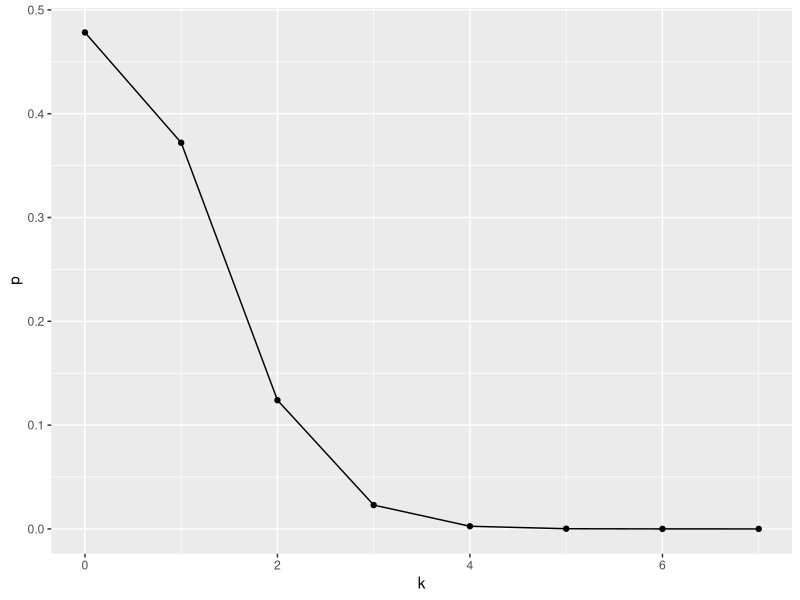
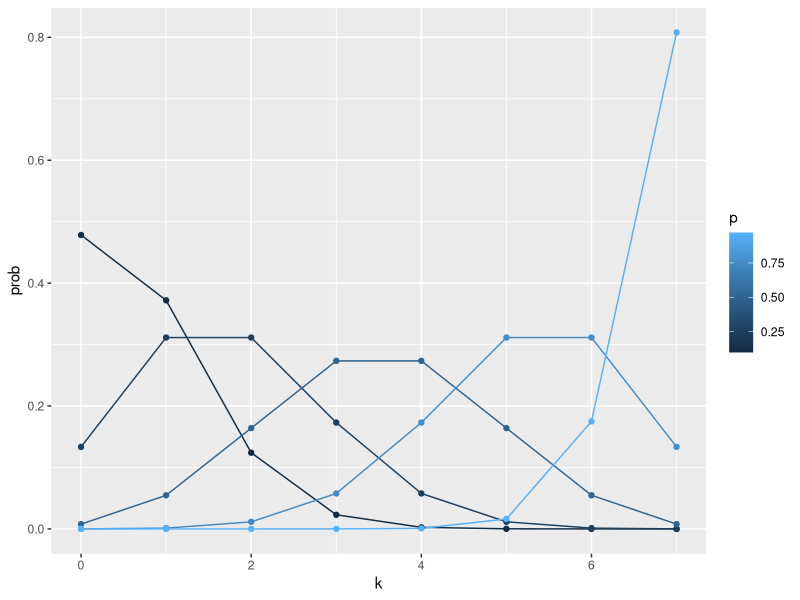
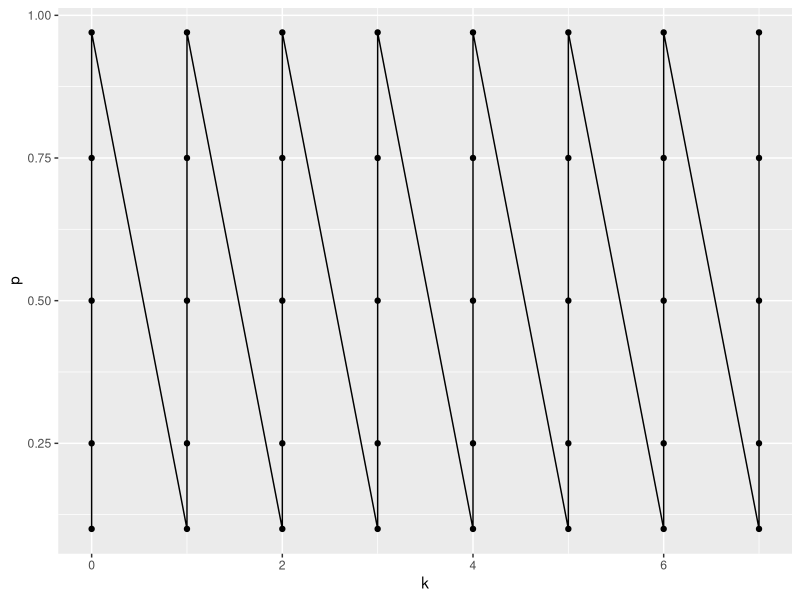
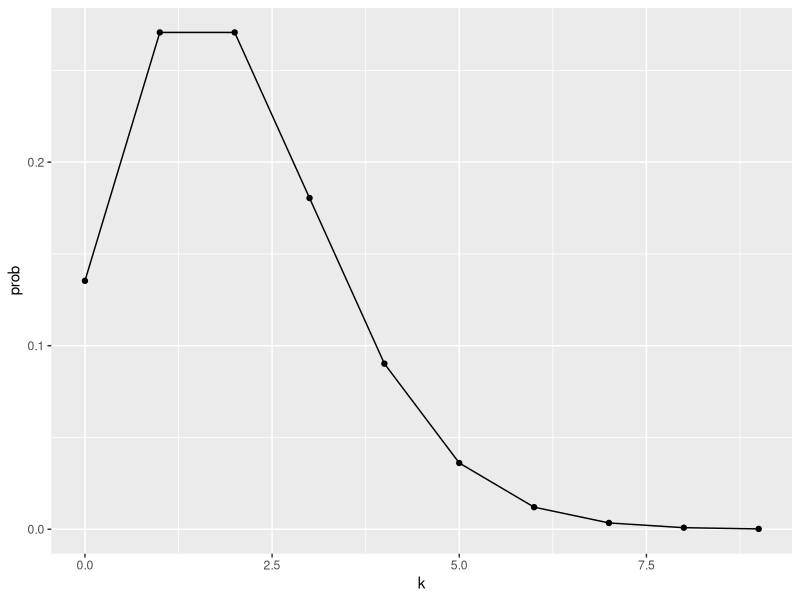
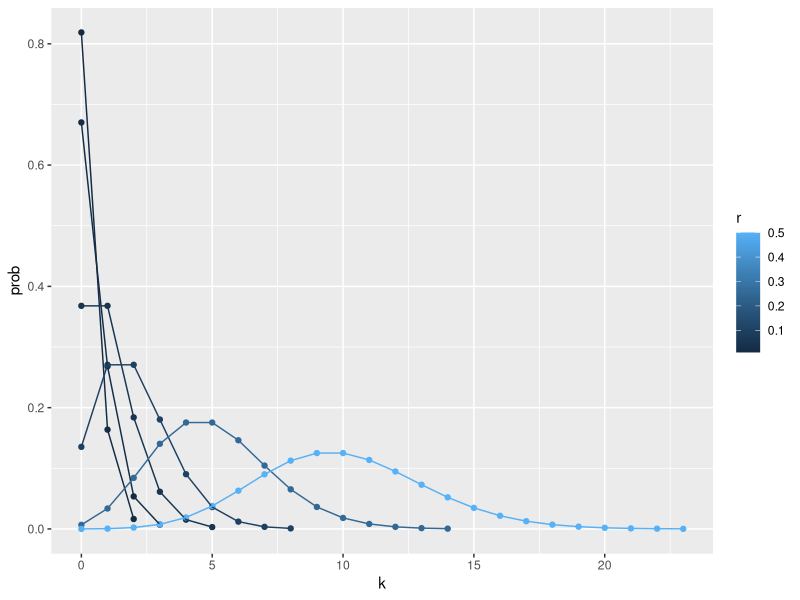

Recreate these plots in R, in order. (Note: this script raises an error after producing the figures.)
## ---- chunk 1
library(dplyr)
library(ggplot2)
## ---- chunk 2
p <- 0.1
N <- 7

k_vec <- 0:N # create vector of k values
prob <- rep(NA, length(k_vec)) # create (currently empty) vector to store probability values

for (i in seq_along(k_vec)) {
  k <- k_vec[i]
  prob[i] <- ifelse(k == 0,
                    (1 - p)^N, # using equation 3.47 for when k=0
                    (N - k + 1)/(k) * (p)/(1 - p) * prob[i-1]) # when k>1, p(k,N) is based of p(k-1,N) using equation 3.48
}
binomial_df <- data.frame(k = k_vec, p = prob)
                      
ggplot(binomial_df, aes(x = k, y = p)) +
  geom_line() +
  geom_point()
## ---- chunk 3
N <- 7
p_vals <- c(0.1, 0.25, 0.5, 0.75, .97)

binomial_df2 <- data.frame(k = rep(0:N, times = length(p_vals)),
                     p = rep(p_vals, each = N + 1)) %>%
  mutate(prob = ifelse(k == 0,
                      (1 - p)^N, 
                      choose(N, k) * p^k * (1 - p)^(N - k))) # using equation 3.44 instead of 3.47 because we are not basing p(k,N) on p(k-1,N)
                      
ggplot(binomial_df2, aes(x = k, y = prob, color = p)) +
  geom_line(aes(group = p)) +
  geom_point()
## ---- chunk 4
k <- 1:7
k <- as.data.frame(k)

binomial_df3 <- as.data.frame(apply(k, 2, dbinom, size=7, prob=0.1)) %>% select(p=k) %>% cbind(k) %>% select(k,p)
# still need to bind row with p(0,k)

ggplot(binomial_df2, aes(x = k, y = p)) +
  geom_line() +
  geom_point()
## ---- chunk 5
r <- .1
t <- 20
cutoff <- 0.9999
k <- NA; prob = NA

# set starting conditions for the first iteration:
i <- 1
k[1] <- 0
prob[1]  <- exp(-r*t)
sum_p <- prob[1]

while(sum_p < cutoff) {
  i <- i + 1 # increase i with each step
  k[i] <- k[i-1] + 1 # increase k with each step
  prob[i] <- r * t / k[i] * prob[i - 1] # equation 3.57
  
  sum_p <- sum_p + prob[i] # increase value of "sum_p" with each iteration to get cumulative probability value
}

poisson_df <- data.frame(k = k, prob = prob)

ggplot(poisson_df, aes(x = k, y = prob)) + 
  geom_point() +
  geom_line()
## ---- chunk 6
r_vec <- c(0.01, 0.02, 0.05, .10, .25, .5)
t <- 20
cutoff <- 0.9999
k_max <- 100

poisson_df2 <- data.frame(k = rep(0:k_max, times = length(r_vec)), # creating repeating k values for each given r value
                         r = rep(r_vec, each = k_max + 1)) %>% # don't understand each vs. times...?
                  
  mutate(prob = exp(-r * t) * (r * t)^k / factorial(k)) %>% # calculating p(k,t) without knowing p(k-1,t)
  group_by(r) %>%
  mutate(CDF = cumsum(prob)) %>%
  ungroup() %>%
  filter(CDF < cutoff)

ggplot(poisson_df2, aes(x = k, y = prob, color = r)) + 
  geom_point() +
  geom_line(aes(group = r))
## ---- chunk 7
N <- 15
p_vec <- c(.1,.2,.5,.9)
U<-runif(15)

randbinom <- function(N, k, p, U) {
  randbinom_df <- data.frame(N = N,
                          k = rep(0:N, times = length(p_vec)),
                          p = rep(p_vec, each = N + 1)) %>%
    group_by(p) %>%
    mutate(pdf = choose(N, k) * p^k * (1 - p)^(N - k),
           cdf = cumsum(pdf)) %>%
    filter(cdf > U) %>%
    summarize(U = U, N = first(N), k_successes = first(k))

  return(randbinom_df)
}

randbinom_df <- lapply(U, FUN = function(x) {
  randbinom2(N, k, p_vec, x)
}) %>%
  bind_rows()

ggplot(randbinom_df, aes(y = U, x = k_successes, color = p)) +
  geom_point()
## ---- chunk 8
pop <- function (s,b,N0,sigma_N,sigma_w,sigma_v) {
  t_vec <- 1:50
  N_act <- rep(NA, 50)
  N_obs <- rep(NA, 50)

for(t in t_vec){
  if(t==1){ # set actual and observed populations in initial time step to N0
    N_act<-N0
    N_obs<-N0
  }
  else{
  N_act[t]<-s*N_act[t-1]+b+rnorm(1, 0, sigma_w)
  N_obs[t]<-N_act[t]+rnorm(1, 0, sigma_v)
  }
}
  N_df <- data.frame(t = t_vec,
                     N_act = N_act,
                     N_obs = N_obs)
  return(N_df)
}

## ---- chunk 9
pop1<-pop(s= 0.8, b = 20, sigma_N=0, sigma_w=10, sigma_v=0, N0=50) %>% mutate(N_act_prev = lead(N_act), N_obs_prev=lead(N_obs)) # create values for N_act and N_obs in previous time step for graphing purposes

ggplot(pop1, aes(y = N_act, x = N_act_prev)) + geom_smooth(method=lm) + geom_point()
## ---- chunk 10
pop2<-pop(s= 0.8, b = 20, sigma_N=0, sigma_w=10, sigma_v=10, N0=50) %>% mutate(N_act_prev = lead(N_act), N_obs_prev=lead(N_obs))

ggplot(pop2, aes(y = N_obs, x = N_obs_prev)) + geom_smooth(method=lm) + geom_point()
